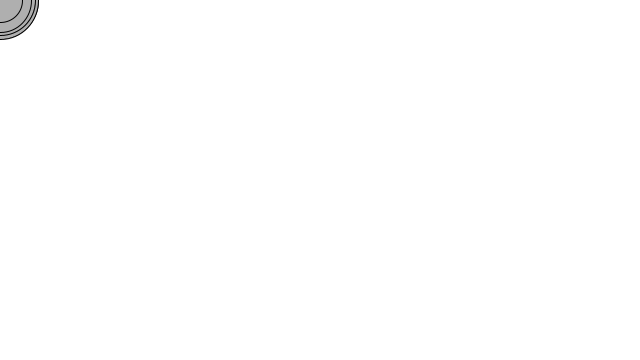
Frame 1 (no input)
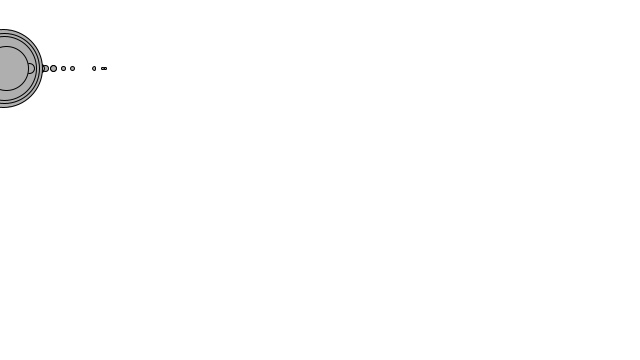
Frame 60 (the mouse pressed at the canvas centre just before this capture)
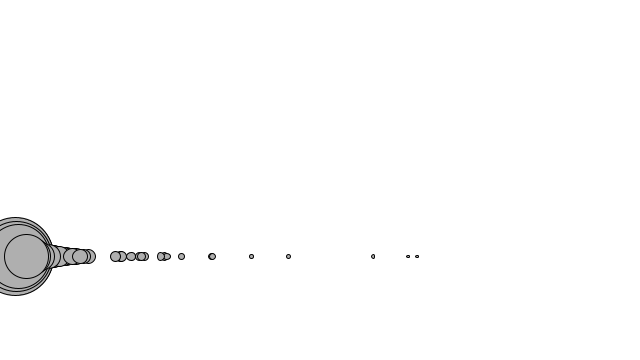
Frame 120 (the mouse held since frame 60 and released just before this capture)

The Processing sketch that drew these frames (run headless with seeded random() and noise(); from frame 60 on, the mouse is pressed at the canvas centre):

// Processing sketch: NewtonLaws
// ── NewtonLaws.pde
Mover[] movers = new Mover[100];
PVector gravity,wind;
float t;

void setup() {
  size(640,360);
  for (int i = 0; i < movers.length; i++) {
    movers[i] = new Mover(random(0.1,5),0,0);
   }
  wind = new PVector(0.01,0);
  t = 0;
}
//[end]

void draw() {
  background(255);
  
  /* PERLIN NOISE WIND
  wind = new PVector(map(noise(t),0,1,-1,1),0);
  wind.normalize();
  wind.mult(0.1);*/
  
  for (int i = 0; i < movers.length; i++) {
    float m = movers[i].mass;
    gravity = new PVector(0,0.5*m);
    movers[i].applyForce(gravity);
    movers[i].applyForce(wind);
    movers[i].update();
    movers[i].checkEdges();
    movers[i].display();
  }

  //t += 0.01;
}

// ── Mover.pde
class Mover{
  PVector location;
  PVector velocity;
  PVector acceleration;
  
  float mass;

  Mover(float m, float x, float y){
      location = new PVector(x,y);
      velocity = new PVector(0,0);
      acceleration = new PVector(0,0);
      
      mass = m;
  }

  void applyForce(PVector force){
      PVector f = PVector.div(force,mass);
      acceleration.add(f);
  }

  void update(){
      velocity.add(acceleration);
      location.add(velocity);
      acceleration.mult(0);
  }

  void checkEdges() {

    if (location.x > width) {
      location.x = width;
      velocity.x *= -1;
    } else if (location.x < 0) {
      velocity.x *= -1;
      location.x = 0;
    }

    if (location.y > height) {
      velocity.y *= -1;
      location.y = height;
    }else if (location.y < 0) {
      velocity.y *= -1;
      location.y = 0;
    }

  }

  void display(){
      stroke(0);
      fill(175);
      ellipse(location.x,location.y,mass*16,mass*16);
  }

}
